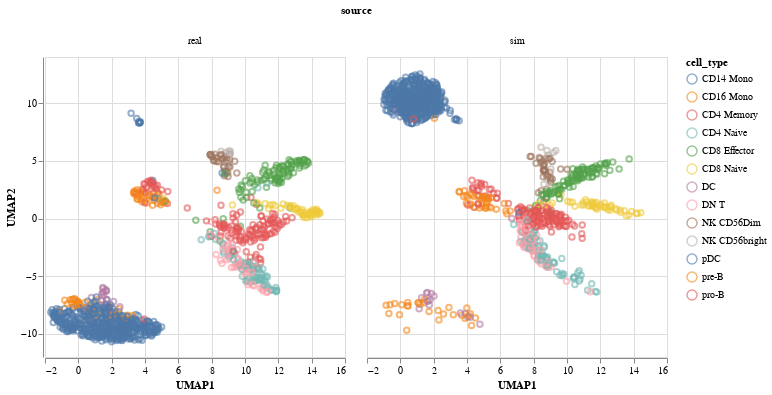

Write notebook code for a chart like this one.
### Code cell
from scdesigner.diagnose import plot_umap
import numpy as np
import anndata

combined = anndata.concat({"real": exper, "sim": samples}, label = "source")
plot_umap(combined, color="cell_type", facet="source", transform=tf_idf)

### Figure 1 — Vega-Lite specification as saved in the notebook (floating-point values rounded to 4 significant figures; data arrays with more than 128 entries replaced by an {"elided": "..."} marker saying what was removed)
{"config": {"view": {"continuousWidth": 300, "continuousHeight": 300}}, "data": {"name": "data-1da7c5714d892265d35c0d28fff016d5"}, "facet": {"column": {"field": "source", "type": "nominal"}}, "spec": {"mark": {"type": "point", "opacity": 0.6}, "encoding": {"color": {"field": "cell_type", "type": "nominal"}, "x": {"field": "UMAP1", "type": "quantitative"}, "y": {"field": "UMAP2", "type": "quantitative"}}}, "$schema": "https://vega.github.io/schema/vega-lite/v5.20.1.json", "datasets": {"data-1da7c5714d892265d35c0d28fff016d5": {"elided": "2000 records"}}}
